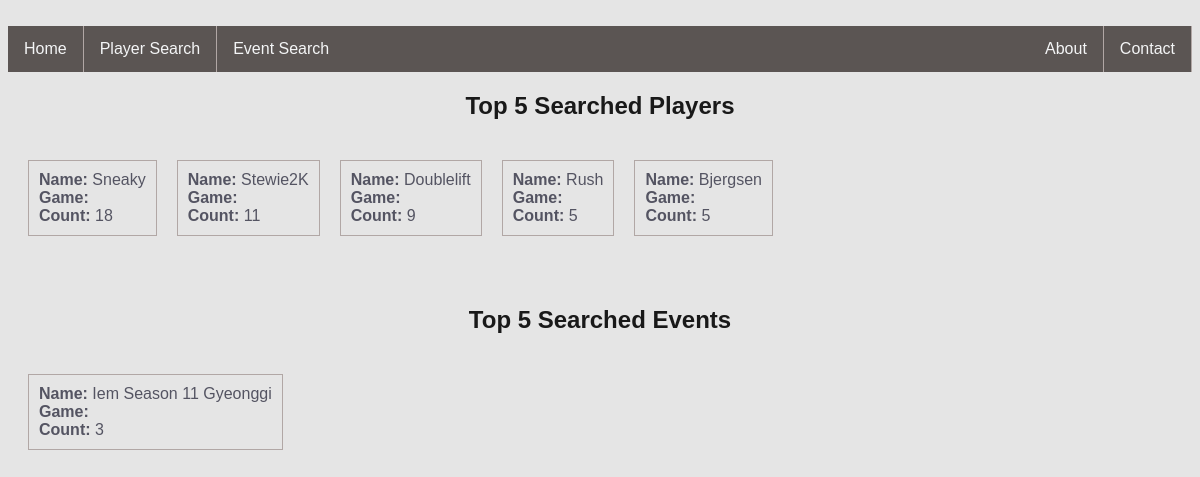
The app's page /, older data.
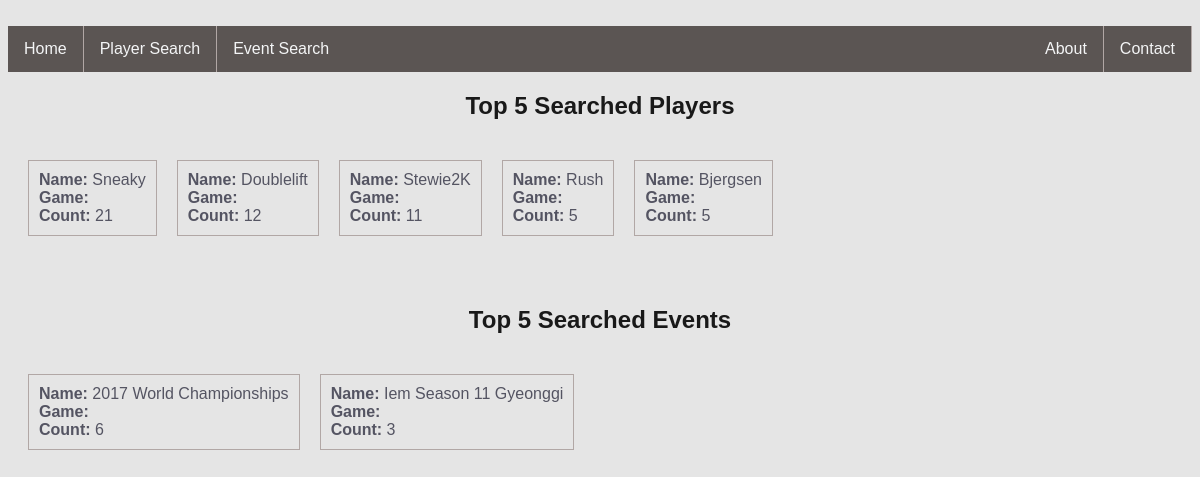
The same page, newer data.
### esports/models.py (models this page shows, shortened)
class Player(models.Model):
    name = models.CharField(max_length=50)
    game = models.CharField(max_length=50)
    count = models.IntegerField()

class Event(models.Model):
    name = models.CharField(max_length=50)
    game = models.CharField(max_length=50)
    count = models.IntegerField()

### esports/views.py (the view)
# urls.py: path('', views.home, name='home'),
def home(request):
    request.session.flush()
    context = {
            'player_list': get_top_5_item_searches(Player),
            'event_list': get_top_5_item_searches(Event),
            }
    return render(request, 'esports/home.html', context)

### esports/templatetags/esports_extras.py (called while the page is built)
@register.filter
def get_title_from_url(value):
    return value.split('/')[-1].replace('-', ' ').title()

### esports/views.py (called while the page is built)
def get_top_5_item_searches(database):
    return database.objects.order_by('-count')[:5]

### esports/templates/esports/home.html
{% extends './base.html'  %}
{% load static %}
{% load esports_extras %}
{% block content %}
<div class="searched">
    <h2>Top 5 Searched Players</h2>
    {% if player_list %}
    <ul>
      {% for player in player_list %}
      <a href="{% url 'playerresults' player.name player.game %}">
      <li>
        <b>Name: </b>{{ player.name|get_title_from_url }} <br>
        <b>Game: </b>{{ player.game|get_title_from_url }} <br>
        <b>Count: </b>{{ player.count }} <br>
      </li>
      </a>
      {% endfor %}
    </ul>
    {% else %}
    <p>No Players Found</p>
    {% endif %}
    <h2>Top 5 Searched Events</h2>
    {% if event_list %}
    <ul>
      {% for event in event_list %}
      <a href="{% url 'playerresults' event.name event.game %}">
      <li>
        <b>Name: </b>{{ event.name|get_title_from_url }} <br>
        <b>Game: </b>{{ event.game|get_title_from_url }} <br>
        <b>Count: </b>{{ event.count }} <br>
      </li>
      </a>
      {% endfor %}
    </ul>
    {% else %}
    <p>No Events Found</p>
    {% endif %}
</div>
{% endblock content %}

Row changes from the older to the newer data that the page shows:
changed Player "Sneaky": count "18" → "21"
changed Player "Doublelift": count "9" → "12"; moves up the list
added Event: name|get_title_from_url "2017 World Championships", count "6"
